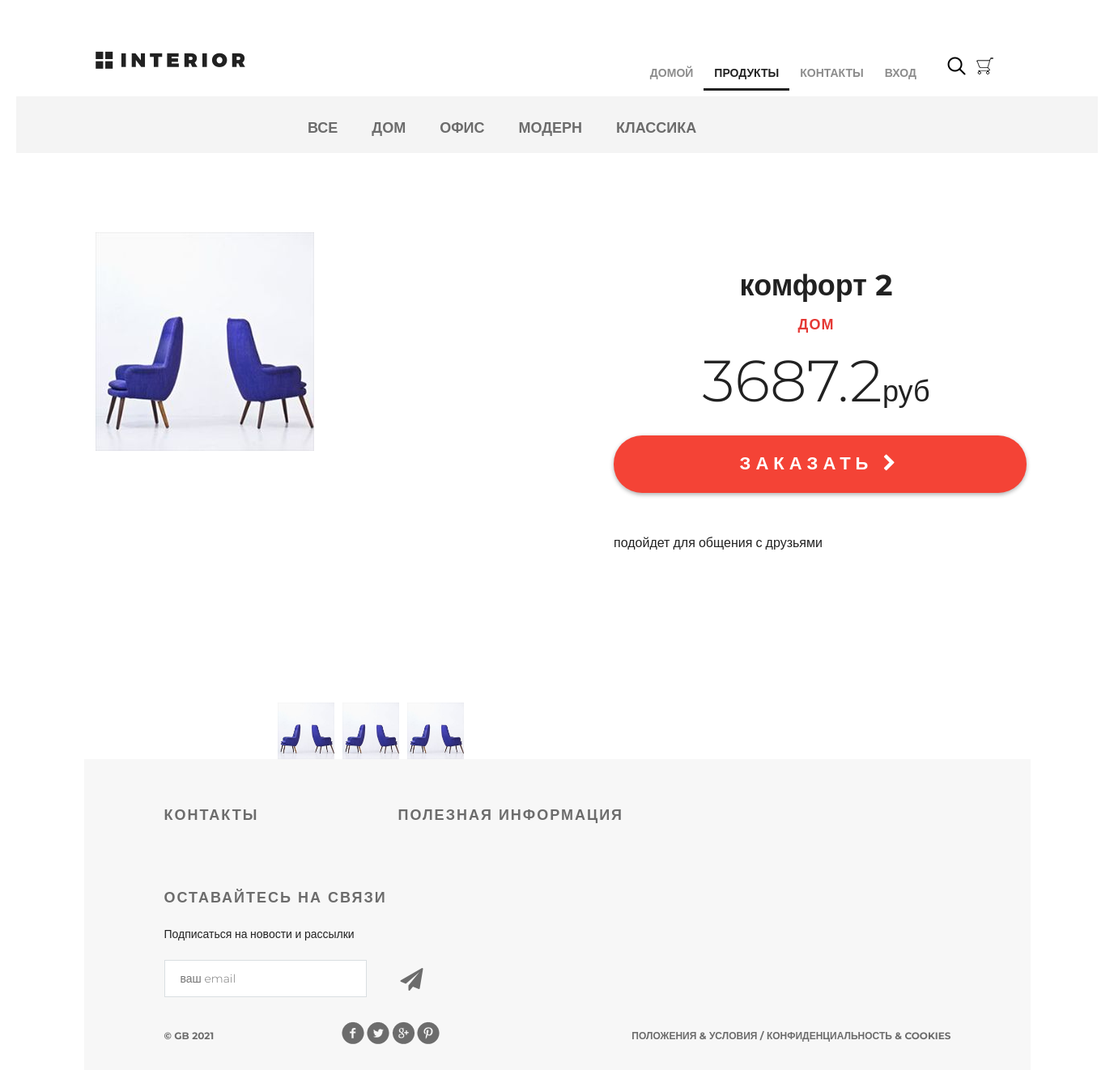
Screenshot of /products/product/75 with the database file from the repository.
### mainapp/models.py (models this page shows, shortened)
class ProductCategory(models.Model):
    name = models.CharField(max_length=64, unique=True, verbose_name='Имя')
    description = models.TextField(verbose_name='описание', blank=True)
    is_active = models.BooleanField(verbose_name='активность', default=True)

class Product(models.Model):
    category = models.ForeignKey(ProductCategory, on_delete=models.CASCADE)
    name = models.CharField(max_length=128, verbose_name='имя')
    image = models.ImageField(upload_to='products_image', blank=True)
    short_desc = models.CharField(max_length=64, verbose_name='краткое описание', blank=True)
    description = models.TextField(blank=True, verbose_name='описание')
    price = models.DecimalField(verbose_name='цена', max_digits=8, decimal_places=2, default=0)
    quantity = models.PositiveSmallIntegerField(verbose_name='количество на складе', default=0)
    is_active = models.BooleanField(verbose_name='активность', default=True)

### mainapp/views.py (the view)
# urls.py: path('product/<int:pk>', mainapp.product, name='product'),
def product(request, pk):
    content = {
        'title': 'продукт',
        'product': get_object_or_404(Product, pk=pk),
        'links_menu': ProductCategory.objects.all(),
    }
    return render(request, 'mainapp/product.html', content)

### mainapp/context_processors.py (called while the page is built)
def basket(request):
    basket_list = []
    if request.user.is_authenticated:
        basket_list = Basket.objects.filter(user=request.user)
    return {
        'basket': basket_list
    }

### mainapp/templates/mainapp/product.html (shortened to what this page needs)
{% extends 'mainapp/base.html' %}
{% load static %}
{% block content %}
    <div class="hero-white">
        <div class="header clearfix">
            <a href="{% url 'main' %}" class="logo"></a>
            <ul class="menu">
                {% include 'mainapp/includes/inc_main_menu.html' %}
            </ul>
        </div>
    </div>
    <div class="details">
        <div class="links clearfix">
            {% include 'mainapp/includes/inc_categories_menu.html' %}
        </div>
        <div class="details-products">
            <div class="details-slider">
                <div class="slider-product">
                    <img src="/media/{{ product.image }}">
                </div>
                <div class="slider-control">
                    <div class="block">
                        <a href="#"><img src="/media/{{ product.image }}" alt="">
                        </a>
                    </div>
                    <div class="block">
                        <a href="#"><img src="/media/{{ product.image }}" alt="">
                        </a>
                    </div>
                    <div class="block">
                        <a href="#"><img src="/media/{{ product.image }}" alt="">
                        </a>
                    </div>
                </div>
            </div>
            <div class="description">
                <h3 class="big-bold">{{ product.name }}</h3>
                <h3 class="red">{{ product.category.name }}</h3>
                <p class="price"> {{ product.price|floatformat:1 }}<span>руб</span></p>
                <a href="{% url 'basket:add' product.pk %}" class="red-button">
                    заказать <i class="fa fa-chevron-right" aria-hidden="true"></i>
                </a>
                <div class="description-text">
                    <p>
                        {{ product.description }}
                    </p>
                </div>
            </div>
        </div>
        <div class="clr"></div>
    </div>
{% endblock %}

### mainapp/templates/mainapp/includes/inc_categories_menu.html
<ul class="links-menu">
<li>
    <a href="{% url 'mainapp:category' 0 %}" {% if request.resolver_match.kwargs.pk == 0 %} class="active"{% endif %}>
        все
    </a>
</li>
    {% for link in links_menu %}
        <li {% if request.resolver_match.kwargs.pk == link.pk %} class="active"{% endif %}>
            <a href="{% url 'products:category' link.pk %}">
                {{ link.name }}
            </a>
        </li>
    {% endfor %}
</ul>

### static/css/style.css (style rules this page uses)
* { margin: 0; padding: 0; }
body { font-family: 'Montserrat', sans-serif; }
html, body { height: 100%; }
.slider-control .block a img { width: 70px; }
.clr { height: 384px; }
.logo { background-image: url(/static/img/logo.png); margin-top: 63px; width: 185px; height: 22px; float: left; }
.menu { list-style-type: none; margin-top: 40px; float: right; }
.clearfix:after { content: ""; display: block; clear: both; }
.big-bold { color: #212121; font-size: 36px; font-weight: 700; text-align: left; margin-bottom: 24px; line-height: 36px; }
.red { text-transform: uppercase; color: #e53935; font-size: 18px; font-weight: 700; text-align: left; letter-spacing: 1px; line-height: 17px; margin-bottom: 22px; }
.hero-white { background-color: #fff; height: 119px; padding-left: 98px; padding-right: 211px; position: relative; }
.links { height: 70px; background-color: #f4f4f4; position: relative; padding-left: 360px; }
.links-menu { margin: 27px auto 0px; position: absolute; }
.links-menu li { float: left; list-style-type: none; padding-right: 42px; }
.links-menu li a { text-decoration: none; color: #6c6c6c; font-size: 18px; font-weight: 700; text-transform: uppercase; }
.details-products { padding-left: 98px; padding-right: 98px; margin-top: 98px; height: 651px; }
.details-slider { width: 570px; float: left; margin-right: 30px; }
.slider-product { width: 570px; height: 570px; }
.slider-control { width: 420px; height: 70px; margin: 11px auto 0px; padding-left: 150px }
.slider-control .block { height: 70px; width: 70px; position: relative; float: left; margin-right: 10px; }
.description { width: 535px; float: right; padding-left: 35px }
.description .big-bold { color: #212121; font-size: 36px; font-weight: 700; text-align: center; margin-top: 47px; margin-bottom: 0px; }
.description .red { text-transform: uppercase; color: #e53935; font-size: 18px; font-weight: 700; text-align: center; letter-spacing: 1px; line-height: 17px; margin-top: 23px; margin-bottom: 36px; }
.description .price { color: #212121; font-size: 72px; font-weight: 300; line-height: 48px; text-align: center; }
.description .price span { color: #212121; font-size: 36px; font-weight: 300; line-height: 48px; text-align: center; }
.red-button { display: block; height: 71px; width: 510px; border-radius: 35px; background-color: #f44336; text-align: center; text-transform: uppercase; text-decoration: none; color: #ffffff; font-size: 22px; font-weight: 700; line-height: 24px; box-shadow: 0px 2px 4.85px 0.15px rgba(33, 33, 33, 0.35); line-height: 70px; letter-spacing: 6px; margin-top: 31px; }
.description-text { margin-top: 50px; color: #212121; font-size: 16px; font-weight: 300; line-height: 24px; text-align: left; }
.description-text p { margin-bottom: 0.5em; }

### rows the page displays
ProductCategory: name "ДОМ"
ProductCategory: name "ОФИС"
ProductCategory: name "МОДЕРН"
ProductCategory: name "КЛАССИКА"
Product: image (picture), name "комфорт 2", category.name "ДОМ", price "3687.2", description "подойдет для общения с друзьями"
